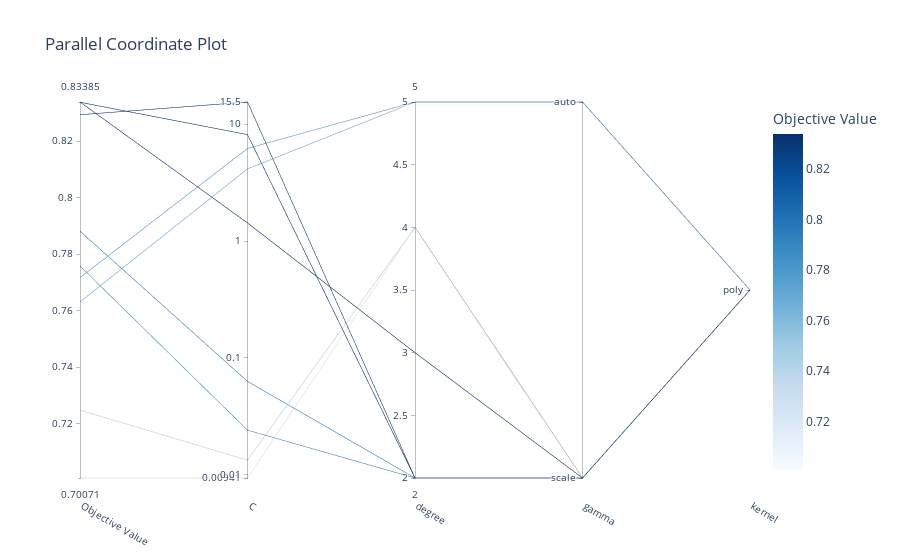

Notebook source saved alongside this figure:
### Code cell
visualizations['parallel_coordinate']

### Figure 1 — Plotly figure (JSON) as saved in the notebook; plotly's stock layout.template omitted (floating-point values rounded to 4 significant figures)
{"data": [{"dimensions": [{"label": "Objective Value", "range": [0.7007, 0.8338], "values": [0.8293, 0.7881, 0.8338, 0.7758, 0.7007, 0.8338, 0.7247, 0.7631, 0.7717]}, {"label": "C", "range": [-2.026, 1.19], "ticktext": ["0.00941", "0.01", "0.1", "1", "10", "15.5"], "tickvals": [-2.026, -2, -1, 0, 1, 1.19], "values": [1.19, -1.2, 0.1551, -1.617, -2.026, 0.9106, -1.873, 0.6173, 0.7923]}, {"label": "degree", "range": [2, 5], "values": [2, 2, 3, 2, 4, 2, 4, 5, 5]}, {"label": "gamma", "range": [0, 1], "ticktext": ["scale", "auto"], "tickvals": [0, 1], "values": [0, 0, 0, 0, 0, 0, 0, 1, 1]}, {"label": "kernel", "range": [0, 0], "ticktext": ["poly"], "tickvals": [0], "values": [0, 0, 0, 0, 0, 0, 0, 0, 0]}], "labelangle": 30, "labelside": "bottom", "line": {"color": [0.8293, 0.7881, 0.8338, 0.7758, 0.7007, 0.8338, 0.7247, 0.7631, 0.7717], "colorbar": {"title": {"text": "Objective Value"}}, "colorscale": [[0, "rgb(247,251,255)"], [0.125, "rgb(222,235,247)"], [0.25, "rgb(198,219,239)"], [0.375, "rgb(158,202,225)"], [0.5, "rgb(107,174,214)"], [0.625, "rgb(66,146,198)"], [0.75, "rgb(33,113,181)"], [0.875, "rgb(8,81,156)"], [1, "rgb(8,48,107)"]], "reversescale": false, "showscale": true}, "type": "parcoords"}], "layout": {"title": {"text": "Parallel Coordinate Plot"}}}
